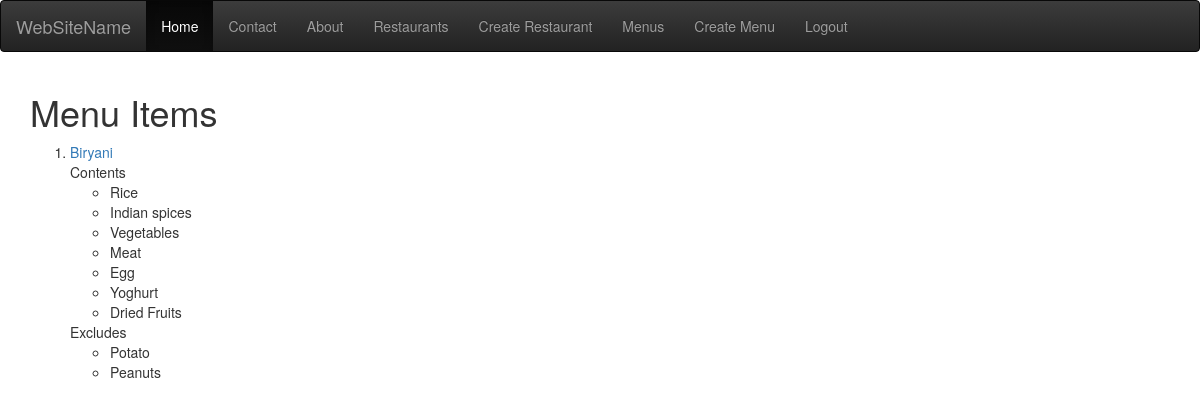
The app's page /items/ (signed in) with its own data.
### menus/models.py (models this page shows, shortened)
class Item(models.Model):
    user = models.ForeignKey(settings.AUTH_USER_MODEL)
    restaurant = models.ForeignKey(RestaurantLocation)
    name = models.CharField(max_length=120)
    contents = models.TextField(help_text='separate each item by comma')
    excludes = models.TextField(blank=True, null=True, help_text='separate each item by comma')
    public = models.BooleanField(default=True)
    timestamp = models.DateTimeField(auto_now_add=True)
    updated = models.DateTimeField(auto_now=True)
    class Meta:
        ordering = ['-updated', '-timestamp']
    def get_contents(self):
        return self.contents.split(',')
    def get_excludes(self):
        return self.excludes.split(',')
    def get_absolute_url(self):
        return reverse('menus:detail', kwargs={'pk': self.pk})

### menus/views.py (the view)
class ItemListView(LoginRequiredMixin, ListView):
    def get_queryset(self):
        return Item.objects.filter(user=self.request.user)

### menus/templates/menus/item_list.html (shortened to what this page needs)
{% extends 'base.html' %}
{% block content %}
    <h1>Menu Items</h1>
    <ol>
        {% for object in object_list %}
            <li><a href="{{ object.get_absolute_url }}">{{ object.name }}</a></li>
            {% if object.contents %}
                Contents
                <ul>
                    {% for item in object.get_contents %}
                        <li>{{ item }}</li>
                    {% endfor %}
                </ul>
            {% endif %}
            {% if object.excludes %}
                Excludes
                <ul>
                    {% for item in object.get_excludes %}
                        <li>{{ item }}</li>
                    {% endfor %}
                </ul>
            {% endif %}
        {% endfor %}
    </ol>
{% endblock content %}

### records on screen
Item: name "Biryani", get_contents "Rice" "Indian spices" "Vegetables" "Meat" "Egg" "Yoghurt" "Dried Fruits", get_excludes "Potato" "Peanuts"
